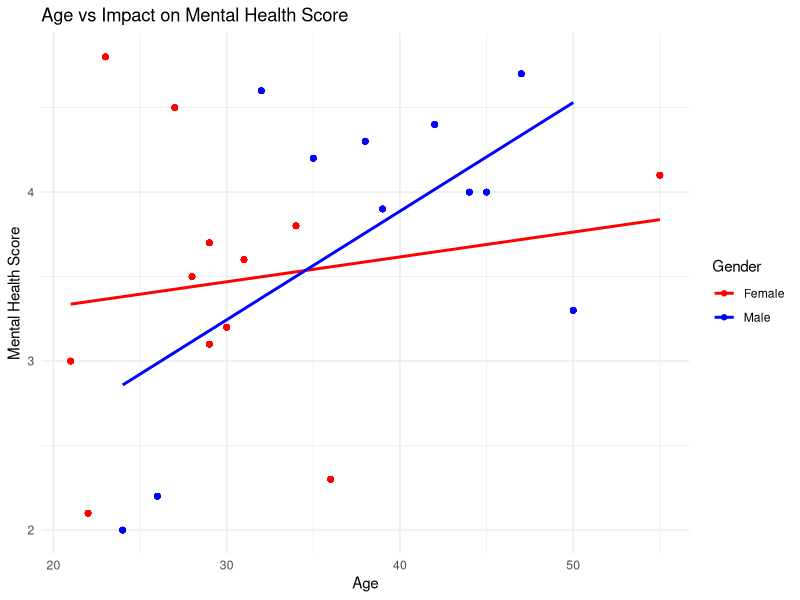

Generate this figure with R:
library(ggplot2)
library(tidyverse)

mental_health_data <- read.csv("Digital Behavior and Mental Health Survey 2022.csv")

ggplot(mental_health_data, aes(x = Age, y = Impact.on.Mental.Health..Score., color = Gender)) +
  geom_point() +
  scale_color_manual(values = c("Female" = "red", "Male" = "blue")) +
  labs(title = "Age vs Impact on Mental Health Score",
       x = "Age",
       y = "Mental Health Score",
       color = "Gender") +
  theme_minimal() +
  geom_smooth(method = "lm", se = FALSE)

